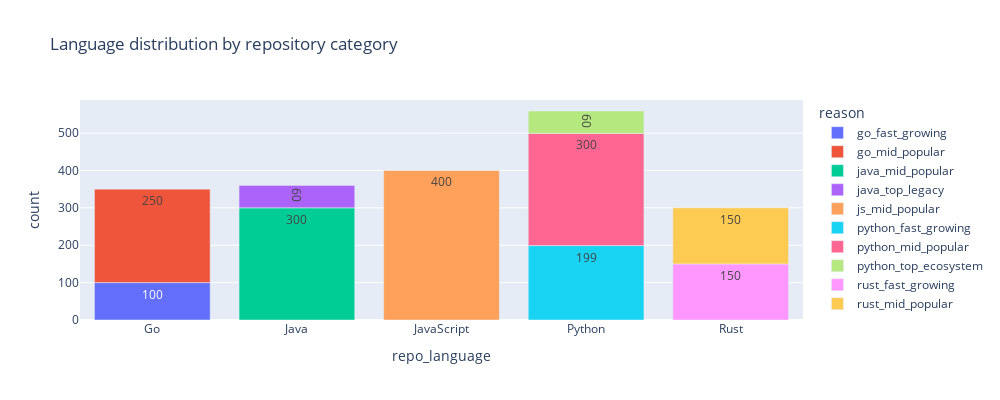
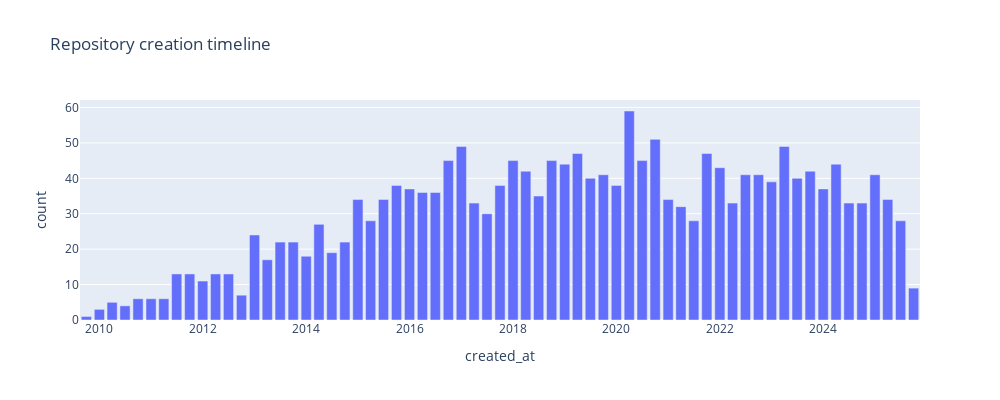
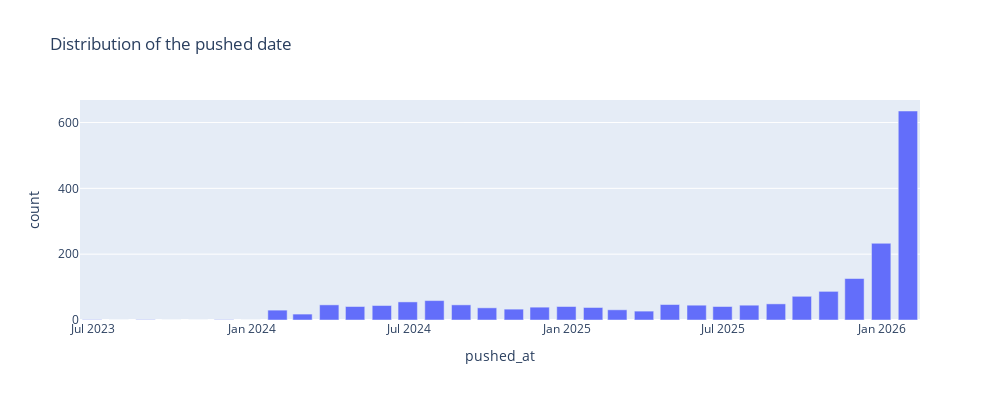
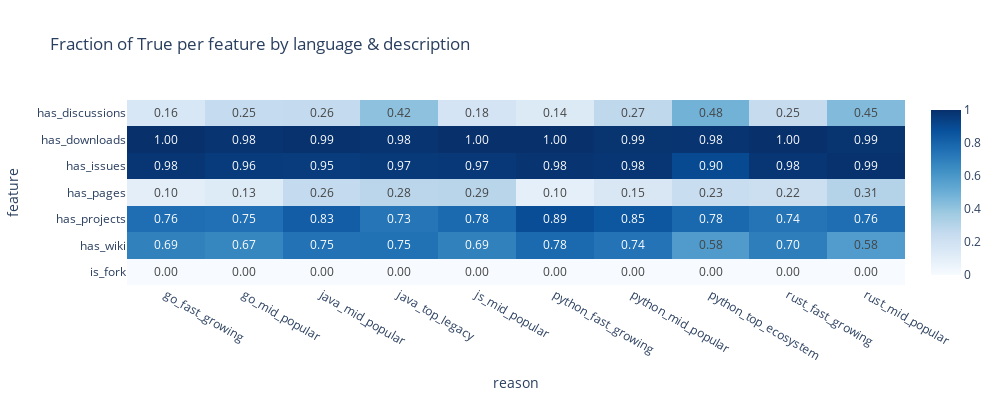

Notebook code for these charts, in order:
### Markdown cell above
## Repository Data Analysis

This section explores repository-level characteristics, including programming languages, activity timelines, and feature availability.

### Code cell
# Language distribution by repository category
fig = px.bar(
    repos.groupby(['repo_language', 'reason']).size().reset_index(name='count'),
    y='count',
    x='repo_language',
    color='reason',
    title='Language distribution by repository category',
    text='count'
)
fig.show()

# Repository creation timeline
fig = px.bar(
    repos.groupby(pd.Grouper(key='created_at', freq='QS')).size().reset_index(name='count'),
    y='count',
    x='created_at',
    title='Repository creation timeline'
)
fig.show()


df_last = repo_snaps[repo_snaps['collected_at']==repo_snaps['collected_at'].max()][['pushed_at']]

# Repository update activity
fig = px.bar(
    df_last.groupby(pd.Grouper(key='pushed_at', freq='M')).size().reset_index(name='count'),
    y='count',
    x='pushed_at',
    title='Distribution of the pushed date'
)
fig.show()

# Repository feature adoption
bool_cols = [
    'is_fork', 'has_issues', 'has_wiki', 
    'has_projects', 'has_downloads', 'has_pages', 'has_discussions'
]

df_bool = (
    repos
    .groupby(['repo_language', 'reason'])[bool_cols]
    .mean()  
    .reset_index()
)

df_long = df_bool.melt(
    id_vars=['repo_language', 'reason'],
    value_vars=bool_cols,
    var_name='feature',
    value_name='fraction'
)

heatmap_data = df_long.pivot_table(index='feature', columns='reason', values='fraction')

fig = px.imshow(
    heatmap_data,
    text_auto='.2f',
    aspect='auto',
    color_continuous_scale='Blues',
    title='Fraction of True per feature by language & description'
)
fig.show()

### Figure 1 — Plotly figure (JSON) as saved in the notebook; plotly's stock layout.template omitted (floating-point values rounded to 4 significant figures)
{"data": [{"hovertemplate": "reason=go_fast_growing<br>repo_language=%{x}<br>count=%{text}<extra></extra>", "legendgroup": "go_fast_growing", "marker": {"color": "#636efa", "pattern": {"shape": ""}}, "name": "go_fast_growing", "orientation": "v", "showlegend": true, "text": [100.0], "textposition": "auto", "type": "bar", "x": ["Go"], "xaxis": "x", "y": [100], "yaxis": "y"}, {"hovertemplate": "reason=go_mid_popular<br>repo_language=%{x}<br>count=%{text}<extra></extra>", "legendgroup": "go_mid_popular", "marker": {"color": "#EF553B", "pattern": {"shape": ""}}, "name": "go_mid_popular", "orientation": "v", "showlegend": true, "text": [250.0], "textposition": "auto", "type": "bar", "x": ["Go"], "xaxis": "x", "y": [250], "yaxis": "y"}, {"hovertemplate": "reason=java_mid_popular<br>repo_language=%{x}<br>count=%{text}<extra></extra>", "legendgroup": "java_mid_popular", "marker": {"color": "#00cc96", "pattern": {"shape": ""}}, "name": "java_mid_popular", "orientation": "v", "showlegend": true, "text": [300.0], "textposition": "auto", "type": "bar", "x": ["Java"], "xaxis": "x", "y": [300], "yaxis": "y"}, {"hovertemplate": "reason=java_top_legacy<br>repo_language=%{x}<br>count=%{text}<extra></extra>", "legendgroup": "java_top_legacy", "marker": {"color": "#ab63fa", "pattern": {"shape": ""}}, "name": "java_top_legacy", "orientation": "v", "showlegend": true, "text": [60.0], "textposition": "auto", "type": "bar", "x": ["Java"], "xaxis": "x", "y": [60], "yaxis": "y"}, {"hovertemplate": "reason=js_mid_popular<br>repo_language=%{x}<br>count=%{text}<extra></extra>", "legendgroup": "js_mid_popular", "marker": {"color": "#FFA15A", "pattern": {"shape": ""}}, "name": "js_mid_popular", "orientation": "v", "showlegend": true, "text": [400.0], "textposition": "auto", "type": "bar", "x": ["JavaScript"], "xaxis": "x", "y": [400], "yaxis": "y"}, {"hovertemplate": "reason=python_fast_growing<br>repo_language=%{x}<br>count=%{text}<extra></extra>", "legendgroup": "python_fast_growing", "marker": {"color": "#19d3f3", "pattern": {"shape": ""}}, "name": "python_fast_growing", "orientation": "v", "showlegend": true, "text": [199.0], "textposition": "auto", "type": "bar", "x": ["Python"], "xaxis": "x", "y": [199], "yaxis": "y"}, {"hovertemplate": "reason=python_mid_popular<br>repo_language=%{x}<br>count=%{text}<extra></extra>", "legendgroup": "python_mid_popular", "marker": {"color": "#FF6692", "pattern": {"shape": ""}}, "name": "python_mid_popular", "orientation": "v", "showlegend": true, "text": [300.0], "textposition": "auto", "type": "bar", "x": ["Python"], "xaxis": "x", "y": [300], "yaxis": "y"}, {"hovertemplate": "reason=python_top_ecosystem<br>repo_language=%{x}<br>count=%{text}<extra></extra>", "legendgroup": "python_top_ecosystem", "marker": {"color": "#B6E880", "pattern": {"shape": ""}}, "name": "python_top_ecosystem", "orientation": "v", "showlegend": true, "text": [60.0], "textposition": "auto", "type": "bar", "x": ["Python"], "xaxis": "x", "y": [60], "yaxis": "y"}, {"hovertemplate": "reason=rust_fast_growing<br>repo_language=%{x}<br>count=%{text}<extra></extra>", "legendgroup": "rust_fast_growing", "marker": {"color": "#FF97FF", "pattern": {"shape": ""}}, "name": "rust_fast_growing", "orientation": "v", "showlegend": true, "text": [150.0], "textposition": "auto", "type": "bar", "x": ["Rust"], "xaxis": "x", "y": [150], "yaxis": "y"}, {"hovertemplate": "reason=rust_mid_popular<br>repo_language=%{x}<br>count=%{text}<extra></extra>", "legendgroup": "rust_mid_popular", "marker": {"color": "#FECB52", "pattern": {"shape": ""}}, "name": "rust_mid_popular", "orientation": "v", "showlegend": true, "text": [150.0], "textposition": "auto", "type": "bar", "x": ["Rust"], "xaxis": "x", "y": [150], "yaxis": "y"}], "layout": {"barmode": "relative", "height": 400, "legend": {"title": {"text": "reason"}, "tracegroupgap": 0}, "title": {"text": "Language distribution by repository category"}, "width": 1000, "xaxis": {"anchor": "y", "domain": [0, 1], "title": {"text": "repo_language"}}, "yaxis": {"anchor": "x", "domain": [0, 1], "title": {"text": "count"}}}}

### Figure 2 — Plotly figure (JSON) as saved in the notebook; plotly's stock layout.template omitted (floating-point values rounded to 4 significant figures)
{"data": [{"hovertemplate": "created_at=%{x}<br>count=%{y}<extra></extra>", "legendgroup": "", "marker": {"color": "#636efa", "pattern": {"shape": ""}}, "name": "", "orientation": "v", "showlegend": false, "textposition": "auto", "type": "bar", "x": ["2009-10-01T00:00:00.000000000", "2010-01-01T00:00:00.000000000", "2010-04-01T00:00:00.000000000", "2010-07-01T00:00:00.000000000", "2010-10-01T00:00:00.000000000", "2011-01-01T00:00:00.000000000", "2011-04-01T00:00:00.000000000", "2011-07-01T00:00:00.000000000", "2011-10-01T00:00:00.000000000", "2012-01-01T00:00:00.000000000", "2012-04-01T00:00:00.000000000", "2012-07-01T00:00:00.000000000", "2012-10-01T00:00:00.000000000", "2013-01-01T00:00:00.000000000", "2013-04-01T00:00:00.000000000", "2013-07-01T00:00:00.000000000", "2013-10-01T00:00:00.000000000", "2014-01-01T00:00:00.000000000", "2014-04-01T00:00:00.000000000", "2014-07-01T00:00:00.000000000", "2014-10-01T00:00:00.000000000", "2015-01-01T00:00:00.000000000", "2015-04-01T00:00:00.000000000", "2015-07-01T00:00:00.000000000", "2015-10-01T00:00:00.000000000", "2016-01-01T00:00:00.000000000", "2016-04-01T00:00:00.000000000", "2016-07-01T00:00:00.000000000", "2016-10-01T00:00:00.000000000", "2017-01-01T00:00:00.000000000", "2017-04-01T00:00:00.000000000", "2017-07-01T00:00:00.000000000", "2017-10-01T00:00:00.000000000", "2018-01-01T00:00:00.000000000", "2018-04-01T00:00:00.000000000", "2018-07-01T00:00:00.000000000", "2018-10-01T00:00:00.000000000", "2019-01-01T00:00:00.000000000", "2019-04-01T00:00:00.000000000", "2019-07-01T00:00:00.000000000", "2019-10-01T00:00:00.000000000", "2020-01-01T00:00:00.000000000", "2020-04-01T00:00:00.000000000", "2020-07-01T00:00:00.000000000", "2020-10-01T00:00:00.000000000", "2021-01-01T00:00:00.000000000", "2021-04-01T00:00:00.000000000", "2021-07-01T00:00:00.000000000", "2021-10-01T00:00:00.000000000", "2022-01-01T00:00:00.000000000", "2022-04-01T00:00:00.000000000", "2022-07-01T00:00:00.000000000", "2022-10-01T00:00:00.000000000", "2023-01-01T00:00:00.000000000", "2023-04-01T00:00:00.000000000", "2023-07-01T00:00:00.000000000", "2023-10-01T00:00:00.000000000", "2024-01-01T00:00:00.000000000", "2024-04-01T00:00:00.000000000", "2024-07-01T00:00:00.000000000", "2024-10-01T00:00:00.000000000", "2025-01-01T00:00:00.000000000", "2025-04-01T00:00:00.000000000", "2025-07-01T00:00:00.000000000", "2025-10-01T00:00:00.000000000"], "xaxis": "x", "y": [1, 3, 5, 4, 6, 6, 6, 13, 13, 11, 13, 13, 7, 24, 17, 22, 22, 18, 27, 19, 22, 34, 28, 34, 38, 37, 36, 36, 45, 49, 33, 30, 38, 45, 42, 35, 45, 44, 47, 40, 41, 38, 59, 45, 51, 34, 32, 28, 47, 43, 33, 41, 41, 39, 49, 40, 42, 37, 44, 33, 33, 41, 34, 28, 9], "yaxis": "y"}], "layout": {"barmode": "relative", "height": 400, "legend": {"tracegroupgap": 0}, "title": {"text": "Repository creation timeline"}, "width": 1000, "xaxis": {"anchor": "y", "domain": [0, 1], "title": {"text": "created_at"}}, "yaxis": {"anchor": "x", "domain": [0, 1], "title": {"text": "count"}}}}

### Figure 3 — Plotly figure (JSON) as saved in the notebook; plotly's stock layout.template omitted (floating-point values rounded to 4 significant figures)
{"data": [{"hovertemplate": "pushed_at=%{x}<br>count=%{y}<extra></extra>", "legendgroup": "", "marker": {"color": "#636efa", "pattern": {"shape": ""}}, "name": "", "orientation": "v", "showlegend": false, "textposition": "auto", "type": "bar", "x": ["2023-06-30T00:00:00.000000000", "2023-07-31T00:00:00.000000000", "2023-08-31T00:00:00.000000000", "2023-09-30T00:00:00.000000000", "2023-10-31T00:00:00.000000000", "2023-11-30T00:00:00.000000000", "2023-12-31T00:00:00.000000000", "2024-01-31T00:00:00.000000000", "2024-02-29T00:00:00.000000000", "2024-03-31T00:00:00.000000000", "2024-04-30T00:00:00.000000000", "2024-05-31T00:00:00.000000000", "2024-06-30T00:00:00.000000000", "2024-07-31T00:00:00.000000000", "2024-08-31T00:00:00.000000000", "2024-09-30T00:00:00.000000000", "2024-10-31T00:00:00.000000000", "2024-11-30T00:00:00.000000000", "2024-12-31T00:00:00.000000000", "2025-01-31T00:00:00.000000000", "2025-02-28T00:00:00.000000000", "2025-03-31T00:00:00.000000000", "2025-04-30T00:00:00.000000000", "2025-05-31T00:00:00.000000000", "2025-06-30T00:00:00.000000000", "2025-07-31T00:00:00.000000000", "2025-08-31T00:00:00.000000000", "2025-09-30T00:00:00.000000000", "2025-10-31T00:00:00.000000000", "2025-11-30T00:00:00.000000000", "2025-12-31T00:00:00.000000000", "2026-01-31T00:00:00.000000000"], "xaxis": "x", "y": [1, 0, 1, 0, 0, 1, 0, 30, 18, 46, 41, 44, 55, 59, 46, 37, 33, 39, 41, 38, 31, 27, 47, 45, 41, 45, 49, 72, 87, 126, 233, 635], "yaxis": "y"}], "layout": {"barmode": "relative", "height": 400, "legend": {"tracegroupgap": 0}, "title": {"text": "Distribution of the pushed date"}, "width": 1000, "xaxis": {"anchor": "y", "domain": [0, 1], "title": {"text": "pushed_at"}}, "yaxis": {"anchor": "x", "domain": [0, 1], "title": {"text": "count"}}}}

### Figure 4 — Plotly figure (JSON) as saved in the notebook; plotly's stock layout.template omitted (floating-point values rounded to 4 significant figures)
{"data": [{"coloraxis": "coloraxis", "hovertemplate": "reason: %{x}<br>feature: %{y}<br>color: %{z}<extra></extra>", "name": "0", "texttemplate": "%{z:.2f}", "type": "heatmap", "x": ["go_fast_growing", "go_mid_popular", "java_mid_popular", "java_top_legacy", "js_mid_popular", "python_fast_growing", "python_mid_popular", "python_top_ecosystem", "rust_fast_growing", "rust_mid_popular"], "xaxis": "x", "y": ["has_discussions", "has_downloads", "has_issues", "has_pages", "has_projects", "has_wiki", "is_fork"], "yaxis": "y", "z": [[0.16, 0.252, 0.2567, 0.4167, 0.1775, 0.1357, 0.2733, 0.4833, 0.2467, 0.4467], [1.0, 0.984, 0.9933, 0.9833, 1.0, 1.0, 0.9867, 0.9833, 1.0, 0.9867], [0.98, 0.96, 0.9533, 0.9667, 0.97, 0.9849, 0.98, 0.9, 0.98, 0.9933], [0.1, 0.128, 0.2567, 0.2833, 0.2925, 0.09548, 0.1533, 0.2333, 0.22, 0.3067], [0.76, 0.752, 0.8267, 0.7333, 0.7825, 0.8894, 0.85, 0.7833, 0.74, 0.76], [0.69, 0.672, 0.7467, 0.75, 0.69, 0.7789, 0.7433, 0.5833, 0.7, 0.58], [0.0, 0.0, 0.0, 0.0, 0.0, 0.0, 0.0, 0.0, 0.0, 0.0]]}], "layout": {"coloraxis": {"colorscale": [[0, "rgb(247,251,255)"], [0.125, "rgb(222,235,247)"], [0.25, "rgb(198,219,239)"], [0.375, "rgb(158,202,225)"], [0.5, "rgb(107,174,214)"], [0.625, "rgb(66,146,198)"], [0.75, "rgb(33,113,181)"], [0.875, "rgb(8,81,156)"], [1, "rgb(8,48,107)"]]}, "height": 400, "title": {"text": "Fraction of True per feature by language & description"}, "width": 1000, "xaxis": {"anchor": "y", "domain": [0, 1], "title": {"text": "reason"}}, "yaxis": {"anchor": "x", "autorange": "reversed", "domain": [0, 1], "title": {"text": "feature"}}}}
